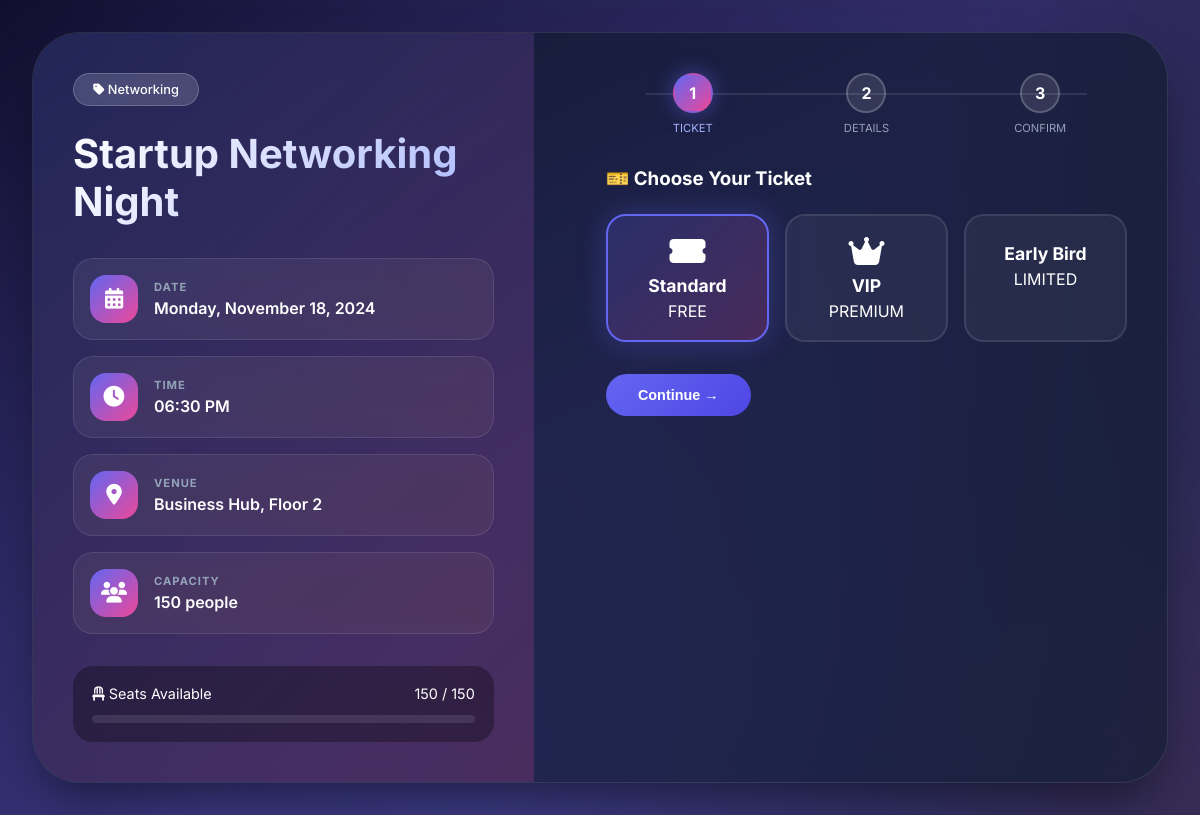
The page /event-signup.php?id=4 (signed in) on the database its author committed.
### tables this page shows
CREATE TABLE events (
    id INT PRIMARY KEY AUTO_INCREMENT,
    title VARCHAR(200) NOT NULL,
    description TEXT NOT NULL,
    event_date DATE NOT NULL,
    event_time TIME NOT NULL,
    venue VARCHAR(255) NOT NULL,
    capacity INT NOT NULL,
    category_id INT,
    image VARCHAR(255) DEFAULT 'default.jpg',
    status ENUM('upcoming', 'ongoing', 'completed') DEFAULT 'upcoming',
    created_at TIMESTAMP DEFAULT CURRENT_TIMESTAMP,
    FOREIGN KEY (category_id) REFERENCES categories(id) ON DELETE SET NULL
);

CREATE TABLE categories (
    id INT PRIMARY KEY AUTO_INCREMENT,
    name VARCHAR(50) NOT NULL,
    icon VARCHAR(50) DEFAULT 'fa-calendar'
);

### event-signup.php (the view, shortened to what this page needs)
<?php
include '../config/db-connection.php';
$event_id = isset($_GET['id']) ? (int)$_GET['id'] : 0;
$event = $conn->query("SELECT e.*, c.name as cat_name FROM events e LEFT JOIN categories c ON e.category_id = c.id WHERE e.id = $event_id")->fetch_assoc();
$regCount = $conn->query("SELECT COUNT(*) as count FROM registrations WHERE event_id = $event_id AND attendance != 'cancelled'")->fetch_assoc()['count'];
$availableSeats = $event['capacity'] - $regCount;
?>
<!DOCTYPE html>
<html lang="en">
<head>
    <link rel="stylesheet" href="https://cdnjs.cloudflare.com/ajax/libs/font-awesome/6.4.0/css/all.min.css">
</head>
<body>
<div class="bg-animation"></div>
<div class="container">
    <div class="registration-wrapper">
        <div class="event-info">
            <span class="category-badge">
                <i class="fas fa-tag"></i> <?php echo $event['cat_name']; ?>
            </span>
            <h1><?php echo htmlspecialchars($event['title']); ?></h1>
            <div class="info-grid">
                <div class="info-item">
                    <div class="info-icon"><i class="fas fa-calendar-alt"></i></div>
                    <div class="info-text">
                        <h4>DATE</h4>
                        <p><?php echo date('l, F d, Y', strtotime($event['event_date'])); ?></p>
                    </div>
                </div>
                <div class="info-item">
                    <div class="info-icon"><i class="fas fa-clock"></i></div>
                    <div class="info-text">
                        <h4>TIME</h4>
                        <p><?php echo date('h:i A', strtotime($event['event_time'])); ?></p>
                    </div>
                </div>
                <div class="info-item">
                    <div class="info-icon"><i class="fas fa-map-marker-alt"></i></div>
                    <div class="info-text">
                        <h4>VENUE</h4>
                        <p><?php echo htmlspecialchars($event['venue']); ?></p>
                    </div>
                </div>
                <div class="info-item">
                    <div class="info-icon"><i class="fas fa-users"></i></div>
                    <div class="info-text">
                        <h4>CAPACITY</h4>
                        <p><?php echo number_format($event['capacity']); ?> people</p>
                    </div>
                </div>
            </div>
            <div class="seats-section">
                <div class="seats-header">
                    <span><i class="fas fa-chair"></i> Seats Available</span>
                    <span><?php echo $availableSeats; ?> / <?php echo $event['capacity']; ?></span>
                </div>
                <div class="progress-bar">
                </div>
            </div>
        </div>
        <div class="form-section">
            <div class="step-indicator">
                <div class="step active" data-step="1">
                    <div class="step-circle">1</div>
                    <div class="step-label">TICKET</div>
                </div>
                <div class="step" data-step="2">
                    <div class="step-circle">2</div>
                    <div class="step-label">DETAILS</div>
                </div>
                <div class="step" data-step="3">
                    <div class="step-circle">3</div>
                    <div class="step-label">CONFIRM</div>
                </div>
            </div>
            <form method="POST" id="registerForm">
                <div class="form-step active" id="step1">
                    <h3 style="margin-bottom: 1rem;">🎫 Choose Your Ticket</h3>
                    <div class="ticket-grid">
                        <div class="ticket-card selected" data-ticket="Standard">
                            <i class="fas fa-ticket-alt"></i>
                            <h4>Standard</h4>
                            <div class="price">FREE</div>
                        </div>
                        <div class="ticket-card" data-ticket="VIP">
                            <i class="fas fa-crown"></i>
                            <h4>VIP</h4>
                            <div class="price">PREMIUM</div>
                        </div>
                        <div class="ticket-card" data-ticket="Early Bird">
                            <h4>Early Bird</h4>
                            <div class="price">LIMITED</div>
                        </div>
                    </div>
                </div>
                <div class="form-nav">
                    <button type="button" class="btn-next" id="nextBtn">Continue →</button>
                </div>
            </form>
        </div>
    </div>
</div>
</body>
</html>

### rows shown on the page
events: category.name "Networking", title "Startup Networking Night", event_date "Monday, November 18, 2024", event_time "06:30 PM", venue "Business Hub, Floor 2", capacity "150"
